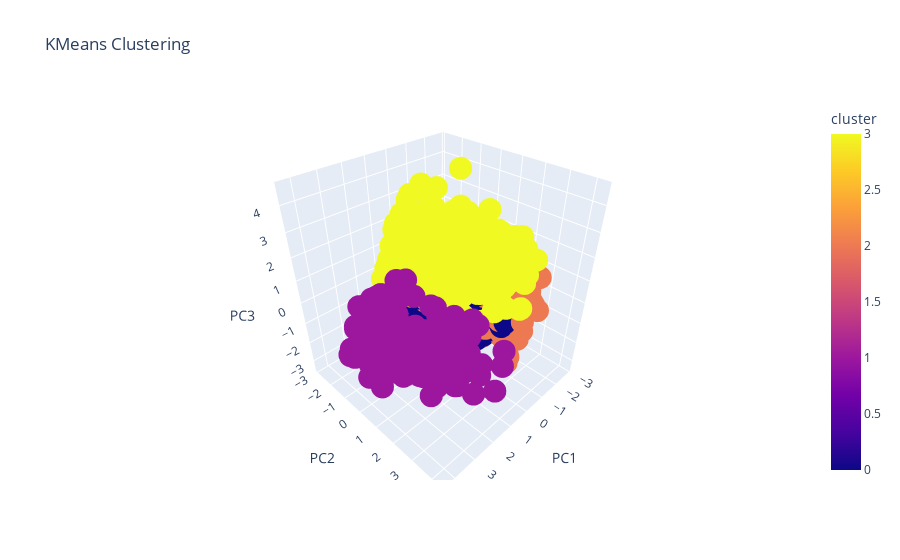

Here is the notebook cell this chart was saved with:
### Markdown cell above
#### <a id='toc1_4_1_1_'></a>[_StandardScaler_](#toc0_)

### Code cell
from sklearn.preprocessing import StandardScaler
k=4

scaler = StandardScaler()
data_scaled = scaler.fit_transform(personality_data[cols])

kmeansScaled = KMeans(n_clusters=k,n_init=10,random_state=42)

kmeansScaled.fit(data_scaled)

labels_scaled = kmeansScaled.labels_

cluster_centers_scaled = kmeansScaled.cluster_centers_


generate2DGraph(data_scaled,cluster_centers_scaled,labels_scaled)
generate3DGraph(data_scaled,cluster_centers_scaled,labels_scaled)
generateInteractive3DGraph(data_scaled,labels_scaled)

printScore(data_scaled,labels_scaled)
clusterValues(labels_scaled)

### Figure 1 — Plotly figure (JSON) as saved in the notebook; plotly's stock layout.template omitted (floating-point values rounded to 4 significant figures; data arrays with more than 128 entries replaced by an {"elided": "..."} marker saying what was removed)
{"data": [{"hovertemplate": "PC1=%{x}<br>PC2=%{y}<br>PC3=%{z}<br>cluster=%{marker.color}<extra></extra>", "legendgroup": "", "marker": {"color": {"elided": "1834 int values"}, "coloraxis": "coloraxis", "symbol": "circle"}, "mode": "markers", "name": "", "scene": "scene", "showlegend": false, "type": "scatter3d", "x": {"elided": "1834 float values"}, "y": {"elided": "1834 float values"}, "z": {"elided": "1834 float values"}}], "layout": {"coloraxis": {"colorbar": {"title": {"text": "cluster"}}, "colorscale": [[0, "#0d0887"], [0.1111, "#46039f"], [0.2222, "#7201a8"], [0.3333, "#9c179e"], [0.4444, "#bd3786"], [0.5556, "#d8576b"], [0.6667, "#ed7953"], [0.7778, "#fb9f3a"], [0.8889, "#fdca26"], [1, "#f0f921"]]}, "legend": {"tracegroupgap": 0}, "scene": {"domain": {"x": [0, 1], "y": [0, 1]}, "xaxis": {"title": {"text": "PC1"}}, "yaxis": {"title": {"text": "PC2"}}, "zaxis": {"title": {"text": "PC3"}}}, "title": {"text": "KMeans Clustering"}}}
